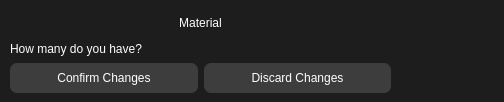
<?xml version="1.0" encoding="UTF-8"?>
<ui version="4.0">
 <class>ModifyMaterials</class>
 <widget class="QDialog" name="ModifyMaterials">
  <property name="geometry">
   <rect>
    <x>0</x>
    <y>0</y>
    <width>504</width>
    <height>102</height>
   </rect>
  </property>
  <property name="windowTitle">
   <string>Dialog</string>
  </property>
  <property name="styleSheet">
   <string notr="true">QMainWindow{
background-color:#1d1d1d;
}

QDialog{
background-color:#1d1d1d;
}

QFileDialog{
background-color: #1d1d1d;
}

QInputDialog{
background-color: #1d1d1d;
}

QWidget{
background-color: #1d1d1d;
}

QMenuBar{
background-color:#1d1d1d;
padding:5px;
	font: 12pt &quot;MS Shell Dlg 2&quot;;
}

QMenuBar::item{
background-color:#1d1d1d;
color:#fff;
padding:5px;
}

QMenu{
color:#fff;
padding:0;
}

QMenu::item:selected{
color:#fff;
background-color:#00aba9;
}

QSplitter::handle{
background-color: #1d1d1d;
}

QTableWidget{
background-color:#3d3d3d;
color:#fff;
border-radius: 4px;
}

QHeaderView::section{
background-color:qlineargradient(spread:pad, x1:0, y1:0, x2:1, y2:0, stop:0 rgba(20, 100, 150, 255), stop:1 rgba(36, 100, 150, 255));
border:none;
border-top-style:solid;
border-width:1px;
border-top-color:qlineargradient(spread:pad, x1:0, y1:0, x2:1, y2:0, stop:0 rgba(20, 100, 150, 255), stop:1 rgba(36, 100, 150, 255));
color:#fff;

}
QHeaderView{
background-color:qlineargradient(spread:pad, x1:0, y1:0, x2:1, y2:0, stop:0 rgba(20, 100, 150, 255), stop:1 rgba(36, 100, 150, 255));

border:none;
border-top-style:solid;
border-width:1px;
border-top-color:#146496;
color:#fff;
	font: 75 12pt &quot;Calibri&quot;;
}

QTableCornerButton::section{
border:none;
background-color:#146496;
}

QListWidget{
background-color:#3d3d3d;
color:#fff;
border-radius: 8px;
}

QMenu{
background-color:#3d3d3d;
}

QStatusBar{
background-color:#7e3878;
color:#fff;
}

QPushButton{
min-width: 80px;
min-height: 30px;

border-style:solid;

background-color:#3d3d3d;
color:#fff;
border-radius:7px;
}

QPushButton:hover{
color:#ccc;
	background-color: qlineargradient(spread:pad, x1:0.517, y1:0, x2:0.517, y2:1, stop:0 rgba(45, 45, 45, 255), stop:0.505682 rgba(45, 45, 45, 255), stop:1 rgba(29, 29, 29, 255));
	border-color:#2d89ef;
border-width:2px;
}

QPushButton:pressed{
background-color: qlineargradient(spread:pad, x1:0.517, y1:0, x2:0.517, y2:1, stop:0 rgba(29, 29, 29, 255), stop:0.505682 rgba(45, 45, 45, 255), stop:1 rgba(29, 29, 29, 255));
}


QTabWidget::tab{
background-color:#3d3d3d;
}

QLineEdit{
border-radius:0;
color: #fff;
}

QProgressBar{
border-radius:0;
text-align:center;
color:#fff;
background-color:transparent;
border: 2px solid #e3a21a;
border-radius:7px;
	font: 75 12pt &quot;Open Sans&quot;;

}

QProgressBar::chunk{
background-color:#2d89ef;
width:20px;
}

QComboBox{
background-color: #3d3d3d;
color: #fff;
}

QComboBox QAbstractItemView{
background-color: #3d3d3d;
color: #fff;
}

QTextBrowser{
background-color: #3d3d3d;
color: #fff;
border-radius: 8px;
}

QSpinBox{
background-color: #3d3d3d;
color: #fff;
font: 16pt
}

QLabel{
color: #fff;
}

QCheckBox{
color: #fff;
}</string>
  </property>
  <widget class="QLabel" name="Material_Icon">
   <property name="geometry">
    <rect>
     <x>405</x>
     <y>10</y>
     <width>85</width>
     <height>85</height>
    </rect>
   </property>
   <property name="styleSheet">
    <string notr="true"/>
   </property>
   <property name="text">
    <string/>
   </property>
  </widget>
  <widget class="QWidget" name="layoutWidget">
   <property name="geometry">
    <rect>
     <x>10</x>
     <y>10</y>
     <width>381</width>
     <height>83</height>
    </rect>
   </property>
   <layout class="QVBoxLayout" name="verticalLayout_2">
    <item>
     <widget class="QLabel" name="materialName">
      <property name="text">
       <string>Material</string>
      </property>
      <property name="alignment">
       <set>Qt::AlignCenter</set>
      </property>
     </widget>
    </item>
    <item>
     <layout class="QVBoxLayout" name="verticalLayout">
      <item>
       <layout class="QHBoxLayout" name="horizontalLayout_2">
        <item>
         <widget class="QLabel" name="label">
          <property name="text">
           <string>How many do you have?</string>
          </property>
         </widget>
        </item>
        <item>
         <widget class="QLineEdit" name="howManyMaterials"/>
        </item>
       </layout>
      </item>
      <item>
       <layout class="QHBoxLayout" name="horizontalLayout">
        <item>
         <widget class="QPushButton" name="confirmChanges">
          <property name="text">
           <string>Confirm Changes</string>
          </property>
         </widget>
        </item>
        <item>
         <widget class="QPushButton" name="discardChanges">
          <property name="styleSheet">
           <string notr="true"/>
          </property>
          <property name="text">
           <string>Discard Changes</string>
          </property>
         </widget>
        </item>
       </layout>
      </item>
     </layout>
    </item>
   </layout>
  </widget>
 </widget>
 <resources/>
 <connections/>
</ui>
